Frame 1 (no input): blank canvas, image omitted
Frame 60 (the mouse pressed at the canvas centre just before this capture): blank canvas, image omitted
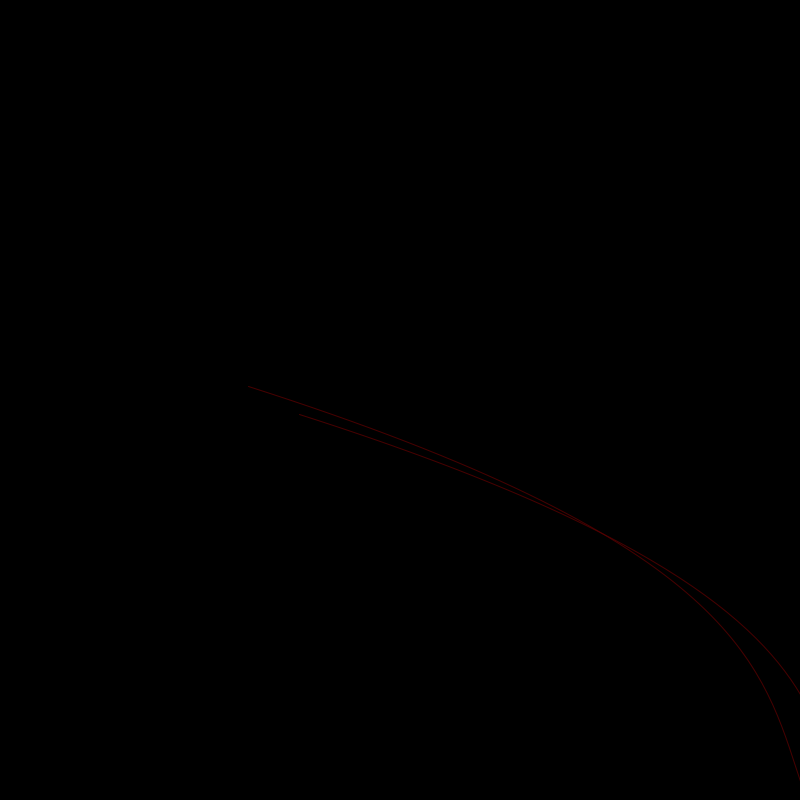
Frame 120 (the mouse held since frame 60 and released just before this capture)

The Processing sketch whose frames 1 and 60 were blank and that drew this single picture after the mouse press (run headless with seeded random() and noise(); from frame 60 on, the mouse is pressed at the canvas centre):

// Processing sketch: processing_139847
// ── processing_139847.pde

BezCritter bez1;
BezCritter bez2;


void setup() {
  background(0);
  frameRate(20);
  size(800, 800);
 

 
}

void draw() {
   if(bez1 != null){

 bez1.display();
 bez1.swim(); 

   }
 
}

void mousePressed() {
  bez1 = new BezCritter(mouseX, mouseY); 
  
}

/*
void bezcritter() {
  
  // bez traits
  
  int x1 = 122;
  int y1 = 237;
  int x2 = 372;
  int y2 = 287;
  int x3 = 107;
  int y3 = 237;
  int x4 = 94;
  int y4 = 98;
  
  // critter head traits
  
  int hx = 94;
  int hy = 91;
  int headHeight = 10;
  int headWidth = 10;
  
   noFill();
  stroke(90, 0, 0, 50);
  smooth();
 // bezier(218, 196, 468, 246, 203, 196, 94, 98); //top bez
 bezier(x1, y1, x2, y2, x3, y3, x4, y4); // middle bez
// bezier(71, 209, 321, 259, 56, 209, 94, 89); // bottom bez
 fill(120, 0, 0, 75);
  ellipse(hx, hy, headHeight, headWidth);
}
*/



class BezCritter {
  
  // bez traits
  
  int x1;
  int y1;
  int x2;
  int y2;
  int x3;
  int y3;
  int x4;
  int y4;
  
  int x5;
  int y5;
  int x6;
  int y6;
  int x7;
  int y7;
  int x8;
  int y8;
  
  int speed;
  
  
  // critter head traits
  
  int hx;
  int hy;
  int headHeight;
  int headWidth;
  
  BezCritter(int centerX, int centerY) {
    
   // critter head traits
  
  hx = centerX;  //94
  hy = centerY;  //91
  headHeight = 10;
  headWidth = 10;
  
   // bez traits
  
  x1 = 122; //mouseX
  y1 = 237; // mouseY
  x2 = x1 + (width - width/6);
  y2 = y1 + width/6;
  x3 = x1 - width/20;
  y3 = y1;
  x4 = hx;
  y4 = hy;
  
  x5 = 71;
  y5 = 209;
  x6 = x5 + (width - width/6);
  y6 = y5 + width/6;
  x7 = x5 - width/20;
  y7 = y5;
  x8 = hx;
  y8 = hy;
  
  speed = 10;


  }
  
void display() {
   background(0);
   noFill();
  stroke(90, 0, 0, 200);
  smooth();
 bezier(x1, y1, x2, y2, x3, y3, x4, y4); // middle bez
 bezier(x5, y5, x6, y6, x7, y7, x8, y8); //bottom bez
 fill(120, 0, 0, 175);
  ellipse(hx, hy, headHeight, headWidth);
}

void swim() {

 hx = hx + speed;
 hy = hy + speed;
 x4 = x4 + speed;
 y4 = y4 + speed;
 x8 = x8 + speed;
 y8 = y8 + speed;
 
 if(hx > width/2) {
   
   x3 = x3 + speed;
   y3 = y3 + speed;
   x7 = x7 + speed;
   y7 = y7 + speed;
   
   x2 = x2 + speed/2;
   y2 = y2 + speed/2;
   x6 = x6 + speed/2;
   y6 = y6 + speed/2;
   
   x1 = x1 + speed/3;
   y1 = y1 + speed/3;
   x5 = x5 + speed/3;
   y5 = y5 + speed/3;
   
 }
 
  if(hx > width && x3 > width && x4 > width && x7 > width && x8 > width) {
     hx  = hx - hx;
     x1 = x1 - x1;
     x2 = x2 - x2;
      x3 = x3 - x3;
      x4 = x4 - x4;
      x5 = x5 - x5;
      x6 = x6 - x6;
      x7 = x7 - x7;
      x8 = x8 - x8;
      
   }
 if(hy > width && y3 > width && y4 > width && y7 > width && y8 > width) {
     hy = hy - hy;
      y1 = y1 - y1;
     y2 = y2 - y2;
      y3 = y3 - y3;
      y4 = y4 - y4;
      y5 = y5 - y5;
      y6 = y6 - y6;
      y7 = y7 - y7;
      y8 = y8 - y8;
   }

 
 



}



}
